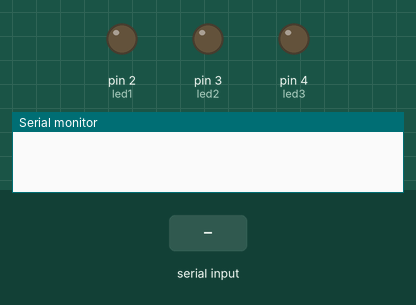
Simulated run of this sketch. Board: Arduino Uno, built with avr-gcc and run on an emulated ATmega328P. Shown: output pins drawn as LEDs (lit = HIGH), the last lines printed to the serial monitor. The inputs (shaded band) are chosen by the test bench.

Above: at 1.2 s.
1.3 s: "1" received over Serial
At 2.1 s:
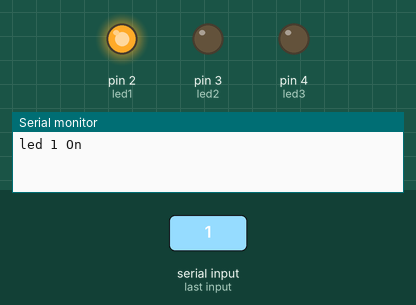
2.8 s: "2" received over Serial
At 3.3 s:
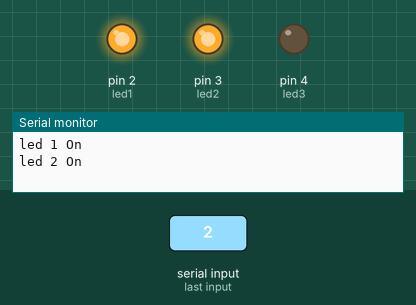
4.3 s: "3" received over Serial
At 5.5 s:
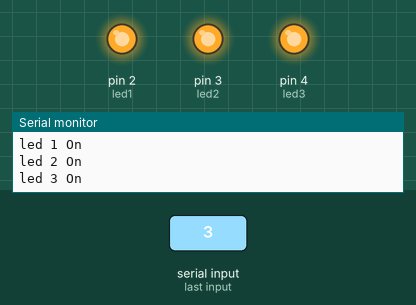
5.8 s: "1" received over Serial
At 6.8 s:
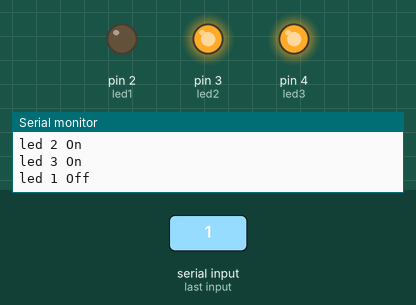
7.3 s: "2" received over Serial
At 7.9 s:
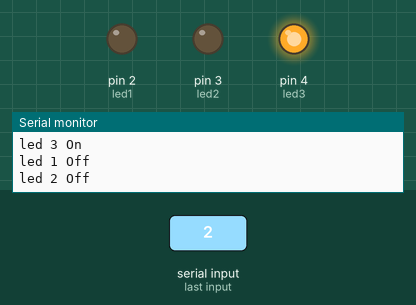
Timing chart, 0 to 9.8 s (numbered marks = the images above; inputs shaded):
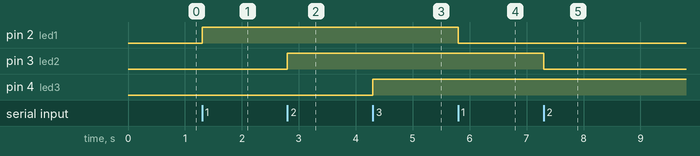

Measured:
- after the input at 1.3 s, pin 2 (led1): LOW → HIGH at once
- after the input at 2.8 s, pin 3 (led2): LOW → HIGH at once
- after the input at 4.3 s, pin 4 (led3): LOW → HIGH at once
- after the input at 5.8 s, pin 2 (led1): HIGH → LOW at once
- after the input at 7.3 s, pin 3 (led2): HIGH → LOW at once

The sketch:

sketch_aug18a.ino
```cpp
const byte led1 = 2;
const byte led2 = 3;
const byte led3 = 4;
char receiveVal;


void setup() {
  // put your setup code here, to run once:
  Serial.begin(9600);

  pinMode(led1, OUTPUT);
  pinMode(led2, OUTPUT);
  pinMode(led3, OUTPUT);
}

void loop() {
  // put your main code here, to run repeatedly:
  if(Serial.available() > 0)
  {
    receiveVal = Serial.read();

    switch(receiveVal){
      case '1':
        digitalWrite(led1, !digitalRead(led1));
        Serial.println("led 1 " + String(digitalRead(led1)? "On": "Off"));
        break;
      case '2':
        digitalWrite(led2, !digitalRead(led2));
        Serial.println("led 2 " + String(digitalRead(led2)? "On": "Off"));
        break;
      case '3':
        digitalWrite(led3, !digitalRead(led3));
        Serial.println("led 3 " + String(digitalRead(led3)? "On": "Off"));
        break;
      default:
        Serial.println("Device Not Found...");
        break;
    }
  }


}
```
